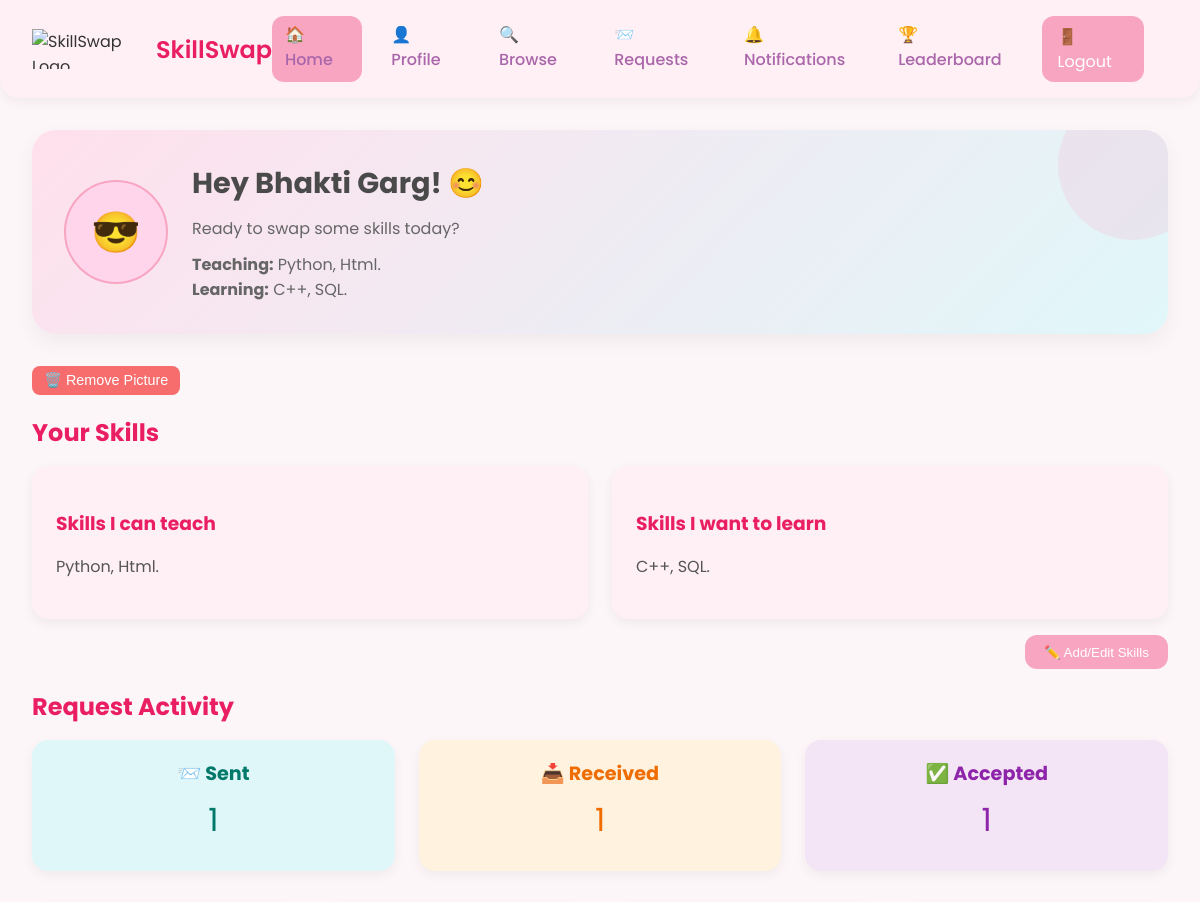
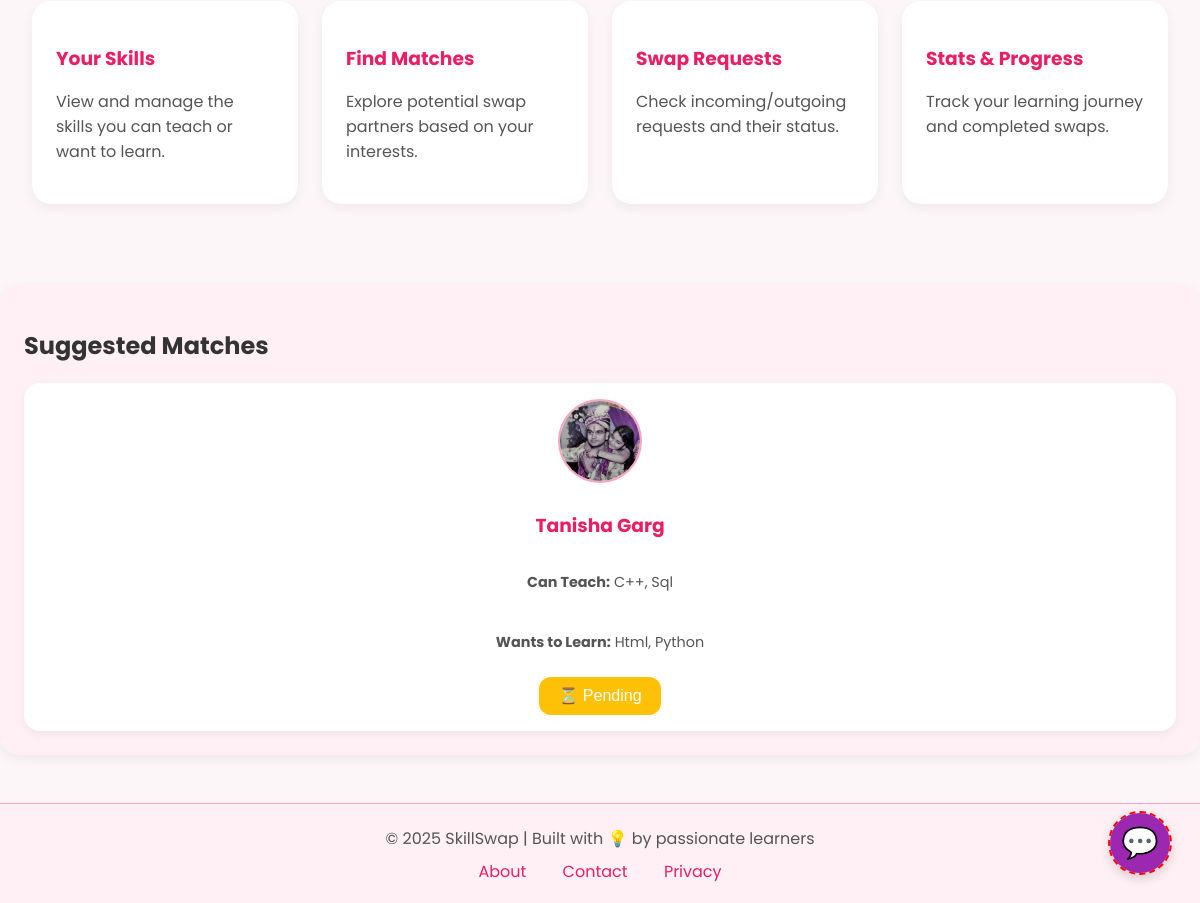
Screenshot of /backend/dashboard.php (signed in) with the database file from the repository (2 pictures, top to bottom).
### tables this page shows
CREATE TABLE `users` (
  `id` int(11) NOT NULL,
  `name` varchar(100) DEFAULT NULL,
  `email` varchar(100) DEFAULT NULL,
  `password` varchar(255) DEFAULT NULL,
  `created_at` timestamp NOT NULL DEFAULT current_timestamp(),
  `profile_pic` varchar(255) DEFAULT 'images/default.png',
  `teach_skills` text DEFAULT NULL,
  `learn_skills` text DEFAULT NULL,
  `bio` text DEFAULT NULL,
  `location` varchar(100) DEFAULT 'unspecified',
  `skill_level` varchar(50) DEFAULT 'beginner'
);

### backend/dashboard.php (the view, shortened to what this page needs)
<?php
include 'db.php';
$user_id = $_SESSION["user_id"];
$stmt = $conn->prepare("SELECT name, profile_pic, teach_skills, learn_skills FROM users WHERE id = ?");
$stmt->bind_param("i", $user_id);
$stmt->execute();
$result = $stmt->get_result();
if ($result->num_rows === 1) {
    $row = $result->fetch_assoc();
    $full_name = $row['name'];
    $profile_pic = $row['profile_pic'] ?: 'images/default.png';
    $teach_skills = $row['teach_skills'] ?: 'Not set';
    $learn_skills = $row['learn_skills'] ?: 'Not set';
} else {
    $full_name = "User";
    $profile_pic = "images/default.png";
    $teach_skills = "Not set";
    $learn_skills = "Not set";
}
$matches = [];
$sent_stmt = $conn->prepare("SELECT receiver_id, status FROM requests WHERE sender_id = ?");
$sent_stmt->bind_param("i", $user_id);
$sent_stmt->execute();
$sent_result = $sent_stmt->get_result();
$sent_status = [];
while ($row = $sent_result->fetch_assoc()) {
    $sent_status[$row['receiver_id']] = $row['status'];
}
$myTeach = array_map('trim', explode(',', strtolower($teach_skills)));
$all_stmt = $conn->prepare("SELECT id, name, profile_pic, teach_skills, learn_skills FROM users WHERE id != ?");
$all_stmt->bind_param("i", $user_id);
$all_stmt->execute();
$all_result = $all_stmt->get_result();
while ($row = $all_result->fetch_assoc()) {
    $theirLearn = array_map('trim', explode(',', strtolower($row['learn_skills'])));
    $matchFound = false;
    foreach ($myTeach as $skill) {
        if (in_array($skill, $theirLearn)) {
            $matchFound = true;
            break;
        }
    }
    if ($matchFound) {
        $matches[] = $row;
    }
}
$sent_count_stmt = $conn->prepare("SELECT COUNT(*) FROM requests WHERE sender_id = ?");
$sent_count_stmt->bind_param("i", $user_id);
$sent_count_stmt->execute();
$sent_count_stmt->bind_result($sent_count);
$received_count_stmt = $conn->prepare("SELECT COUNT(*) FROM requests WHERE receiver_id = ?");
$received_count_stmt->bind_param("i", $user_id);
$received_count_stmt->execute();
$received_count_stmt->bind_result($received_count);
$accepted_count_stmt = $conn->prepare("SELECT COUNT(*) FROM requests WHERE (sender_id = ? OR receiver_id = ?) AND status = 'Accepted'");
$accepted_count_stmt->bind_param("ii", $user_id, $user_id);
$accepted_count_stmt->execute();
$accepted_count_stmt->bind_result($accepted_count);
?>
<!DOCTYPE html>
<html lang="en">
<head>
    <link rel="stylesheet" href="dashboard_style.css">
</head>
<body class="dashboard-body">
<header class="navbar">
    <div class="left">
        <img src="images/logo.png" alt="SkillSwap Logo" class="logo">
        <div class="site-title">SkillSwap</div>
    </div>
   <div class="right">
    <div class="nav-links">
        <a href="dashboard.php" class="nav-item <?= basename($_SERVER['PHP_SELF']) == 'dashboard.php' ? 'active' : '' ?>">🏠 Home</a>
        <a href="profile.php" class="nav-item <?= basename($_SERVER['PHP_SELF']) == 'profile.php' ? 'active' : '' ?>">👤 Profile</a>
        <a href="browse.php" class="nav-item <?= basename($_SERVER['PHP_SELF']) == 'browse.php' ? 'active' : '' ?>">🔍 Browse</a>
        <a href="requests.php" class="nav-item <?= basename($_SERVER['PHP_SELF']) == 'requests.php' ? 'active' : '' ?>">📨 Requests</a>
        <a href="notifications.php" class="nav-item <?= basename($_SERVER['PHP_SELF']) == 'notifications.php' ? 'active' : '' ?>" style="position: relative;">
            🔔 Notifications
        </a>
        <a href="leaderboard.php" class="nav-item <?= basename($_SERVER['PHP_SELF']) == 'leaderboard.php' ? 'active' : '' ?>">🏆 Leaderboard</a>
        <a href="logout.php" class="logout-btn">🚪 Logout</a>
    </div>
</header>
<div class="dashboard">
<div class="profile-card" style="
    display: flex;
    align-items: center;
    gap: 1.5rem;
    margin-bottom: 2rem;
    padding: 2rem;
    background: linear-gradient(135deg, #ffe0ec, #e0f7fa);
    border-radius: 1.5rem;
    box-shadow: 0 8px 20px rgba(0,0,0,0.05);
    position: relative;
    overflow: hidden;
">
    <div style="
        position: absolute;
        top: -40px;
        right: -40px;
        width: 150px;
        height: 150px;
        background: #f8a5c2;
        opacity: 0.2;
        border-radius: 50%;
        z-index: 0;
    "></div>
    <form id="uploadForm" action="upload_profile_pic.php" method="POST" enctype="multipart/form-data" style="margin: 0; z-index: 1;">
<label for="profileInput" style="cursor: pointer;">
    <?php if (!empty($profile_pic) && file_exists($profile_pic)): ?>
        <img src="<?= htmlspecialchars($profile_pic); ?>" alt="Profile Picture"
            style="width: 100px; height: 100px; border-radius: 50%; object-fit: cover; aspect-ratio: 1 / 1; border: 2px solid #f8a5c2;">
    <?php else: ?>
<div style="
    width: 100px;
    height: 100px;
    border-radius: 50%;
    background: #ffd5ec;
    display: flex;
    align-items: center;
    justify-content: center;
    font-size: 2.5rem;
    border: 2px solid #f8a5c2;
    color: #fff;
">
    😎
</div>
    <?php endif; ?>
</label>
    </form>
    <div class="profile-info" style="z-index: 1;">
        <h2 style="margin: 0 0 0.5rem 0; font-size: 1.8rem;">Hey <?= htmlspecialchars($full_name); ?>! 😊</h2>
        <p style="margin: 0.2rem 0;">Ready to swap some skills today?</p>
        <p style="margin: 0.5rem 0 0 0;"><strong>Teaching:</strong> <?= htmlspecialchars($teach_skills); ?></p>
        <p style="margin: 0;"><strong>Learning:</strong> <?= htmlspecialchars($learn_skills); ?></p>
    </div>
</div>
    <form action="remove_profile_pic.php" method="POST" style="margin-top: 0.5rem;">
        <button type="submit" name="remove_pic" style="
            padding: 6px 12px;
            background: #f76c6c;
            color: white;
            border: none;
            border-radius: 0.5rem;
            cursor: pointer;
            font-size: 0.9rem;
        ">🗑️ Remove Picture</button>
    </form>
<div class="skills-section" style="margin-bottom: 2rem;">
    <h2 style="color: #e91e63; margin-bottom: 1rem;">Your Skills</h2>
    <form action="update_skills.php" method="POST" id="skillsForm">
        <div class="cards" style="display: grid; grid-template-columns: repeat(auto-fit, minmax(250px, 1fr)); gap: 1.5rem;">
            <div class="card" style="background: #fff0f5; padding: 1.5rem; border-radius: 1rem;">
                <h3 style="color: #e91e63;">Skills I can teach</h3>
                <p id="teachSkillsText" style="color: #555;">
                    <?= !empty($teach_skills) && $teach_skills !== 'Not set'
                        ? htmlspecialchars($teach_skills)
                        : '<em style="color:#999;">Enter your Skills</em>'; ?>
                </p>
            </div>
            <div class="card" style="background: #fff0f5; padding: 1.5rem; border-radius: 1rem;">
                <h3 style="color: #e91e63;">Skills I want to learn</h3>
                <p id="learnSkillsText" style="color: #555;">
                    <?= !empty($learn_skills) && $learn_skills !== 'Not set'
                        ? htmlspecialchars($learn_skills)
                        : '<em style="color:#999;">Enter the skills you want to learn</em>'; ?>
                </p>
            </div>
        </div>
        <div style="text-align: right; margin-top: 1rem;">
            <button type="button" onclick="toggleEdit()" id="editBtn" style="padding: 0.6rem 1.2rem; background: #f8a5c2; color: white; border-radius: 12px; border: none; cursor: pointer;">✏️ Add/Edit Skills</button>
        </div>
<div class="activity-summary" style="margin-bottom: 2rem;">
    <h2 style="color: #e91e63; margin-bottom: 1rem;">Request Activity</h2>
    <div class="cards" style="display: flex; gap: 1.5rem; flex-wrap: wrap;">
        <div style="flex: 1; min-width: 180px; background: #e0f7fa; padding: 1.2rem; border-radius: 1rem; box-shadow: 0 4px 12px rgba(0,0,0,0.05); text-align: center;">
            <h3 style="margin: 0; font-size: 1.2rem; color: #00796b;">📨 Sent</h3>
            <p style="font-size: 2rem; margin: 0.5rem 0; color: #00796b;"><?= $sent_count; ?></p>
        </div>
        <div style="flex: 1; min-width: 180px; background: #fff3e0; padding: 1.2rem; border-radius: 1rem; box-shadow: 0 4px 12px rgba(0,0,0,0.05); text-align: center;">
            <h3 style="margin: 0; font-size: 1.2rem; color: #ef6c00;">📥 Received</h3>
            <p style="font-size: 2rem; margin: 0.5rem 0; color: #ef6c00;"><?= $received_count; ?></p>
        </div>
        <div style="flex: 1; min-width: 180px; background: #f3e5f5; padding: 1.2rem; border-radius: 1rem; box-shadow: 0 4px 12px rgba(0,0,0,0.05); text-align: center;">
            <h3 style="margin: 0; font-size: 1.2rem; color: #8e24aa;">✅ Accepted</h3>
            <p style="font-size: 2rem; margin: 0.5rem 0; color: #8e24aa;"><?= $accepted_count; ?></p>
        </div>
    </div>
</div>
    </form>
</div>
    <div class="cards">
        <div class="card">
            <h3>Your Skills</h3>
            <p>View and manage the skills you can teach or want to learn.</p>
        </div>
        <div class="card">
            <h3>Find Matches</h3>
            <p>Explore potential swap partners based on your interests.</p>
        </div>
        <div class="card">
            <h3>Swap Requests</h3>
            <p>Check incoming/outgoing requests and their status.</p>
        </div>
        <div class="card">
            <h3>Stats & Progress</h3>
            <p>Track your learning journey and completed swaps.</p>
        </div>
    </div>
</div>
<div class="suggested-matches-section">
    <h2>Suggested Matches</h2>
    <div class="cards">
        <?php if (empty($matches)): ?>
            <p>No suggested matches found right now. Try updating your skills!</p>
        <?php else: ?>
            <?php foreach ($matches as $match):
                $already_sent = array_key_exists($match['id'], $sent_status);
                $status = $already_sent ? $sent_status[$match['id']] : "";
            ?>
                <div class="card match-card">
                    <img src="<?= htmlspecialchars($match['profile_pic'] ?: 'images/default.png') ?>" alt="User Pic" class="match-pic">
                    <h3><?= htmlspecialchars($match['name']) ?></h3>
                    <p><strong>Can Teach:</strong> <?= htmlspecialchars($match['teach_skills']) ?></p>
                    <p><strong>Wants to Learn:</strong> <?= htmlspecialchars($match['learn_skills']) ?></p>
                    <button
                        class="send-btn <?= $already_sent ? 'pending-btn' : '' ?>"
                        data-user-id="<?= $match['id']; ?>"
                        id="send-btn-<?= $match['id']; ?>"
                        <?= $already_sent ? 'disabled' : '' ?>>
                        <?= $already_sent ? '⏳ ' . htmlspecialchars($status) : '📩 Send Request' ?>
                    </button>
                </div>
            <?php endforeach; ?>
        <?php endif; ?>
    </div>
</div>
<div id="chatbot-button" title="Chat History">
    💬
</div>
<footer style="background-color: #fff0f5; padding: 1.2rem 0; text-align: center; margin-top: 3rem; border-top: 1px solid #f8a5c2;">
  <p style="margin: 0.2rem; color: #555;">© <?= date('Y') ?> SkillSwap | Built with 💡 by passionate learners</p>
  <div style="margin-top: 0.5rem;">
    <a href="about.php" style="margin: 0 1rem; color: #e91e63; text-decoration: none;">About</a>
    <a href="contact.php" style="margin: 0 1rem; color: #e91e63; text-decoration: none;">Contact</a>
    <a href="privacy.php" style="margin: 0 1rem; color: #e91e63; text-decoration: none;">Privacy</a>
  </div>
</footer>
</body>
</html>
</html>

### css/dashboard_style.css (style rules this page uses)
body { margin: 0; font-family: 'Poppins', sans-serif; background: #fdf6f8; color: #333; }
.navbar { display: flex; justify-content: space-between; align-items: center; background: #fff0f5; padding: 1rem 2rem; box-shadow: 0 4px 12px rgba(0,0,0,0.05); border-radius: 0 0 1.2rem 1.2rem; }
.left, .center, .right { display: flex; align-items: center; }
.logo { height: 40px; margin-right: 10px; }
.site-title { font-size: 1.5rem; font-weight: 600; color: #e91e63; }
.logout-btn { background: #f8a5c2; padding: 0.5rem 1rem; border-radius: 12px; text-decoration: none; color: white; transition: background 0.3s ease; }
.dashboard { padding: 2rem; }
.profile-card { display: flex; align-items: center; background: #fff0f5; border-radius: 1.2rem; padding: 1rem 2rem; margin-bottom: 2rem; box-shadow: 0 4px 12px rgba(0,0,0,0.05); gap: 1.5rem; }
.profile-info { display: flex; flex-direction: column; }
.profile-info h2 { margin: 0; font-size: 1.8rem; color: #4a4a4a; }
.profile-info p { margin: 4px 0; font-size: 1rem; color: #666; }
.cards { display: grid; grid-template-columns: repeat(auto-fit, minmax(250px, 1fr)); gap: 1.5rem; }
.card { background: #fff; padding: 1.5rem; border-radius: 1.2rem; box-shadow: 0 4px 12px rgba(0,0,0,0.06); transition: transform 0.3s ease; }
.card h3 { margin-bottom: 0.5rem; color: #e91e63; }
.card p { color: #555; }
.suggested-matches-section { margin-top: 3rem; padding: 1.5rem; background: #fff0f5; border-radius: 1.2rem; box-shadow: 0 4px 12px rgba(0,0,0,0.06); }
.match-card { padding: 1rem; background: #fff; border-radius: 1rem; box-shadow: 0 4px 8px rgba(0,0,0,0.05); display: flex; flex-direction: column; align-items: center; text-align: center; gap: 0.6rem; }
.match-card h3 { color: #e91e63; }
.match-card p { font-size: 0.9rem; color: #555; }
.match-pic { width: 80px; height: 80px; border-radius: 50%; object-fit: cover; border: 2px solid #f8a5c2; }
.send-btn { padding: 0.6rem 1.2rem; background: #f8a5c2; color: white; border-radius: 12px; border: none; cursor: pointer; font-size: 1rem; transition: background 0.3s ease; }
.nav-links { display: flex; gap: 1rem; margin-right: 1.5rem; }
.nav-links a.nav-item { text-decoration: none; color: #aa66aa; font-weight: 500; padding: 0.4rem 0.8rem; border-radius: 12px; transition: background 0.3s ease, color 0.3s ease; }
.nav-item.active { background: #f8a5c2; color: white; }
.pending-btn { background-color: #ffc107; color: white; cursor: not-allowed; }
#chatbot-button { position: fixed; bottom: 30px; right: 30px; width: 60px; height: 60px; background-color: #9c27b0; color: white; font-size: 30px; border-radius: 50%; cursor: pointer; box-shadow: 0 4px 12px rgba(0,0,0,0.2); display: flex; align-items: center; justify-content: center; z-index: 9999; user-select: none; transition: background-color 0.3s ease; }
html, body { overflow-x: hidden; position: relative; }
#chatbot-button { outline: 2px dashed red; }

### backend/dashboard.php (style rules this page uses)
#chatbot-button { position: fixed !important; bottom: 30px; right: 30px; width: 60px; height: 60px; background-color: #9c27b0; color: white; font-size: 30px; border-radius: 50%; cursor: pointer; box-shadow: 0 4px 12px rgba(0,0,0,0.2); display: flex; align-items: center; justify-content: center; z-index: 9999; user-select: none; transition: background-color 0.3s ease; }

### rows the page displays
users: name "Bhakti Garg", teach_skills "Python, Html.", learn_skills "C++, SQL."
users: profile_pic (picture), name "Tanisha Garg", teach_skills "C++, Sql", learn_skills "Html, Python", id "Pending"

### other values shown
$sent_count "1"
$received_count "1"
$accepted_count "1"
